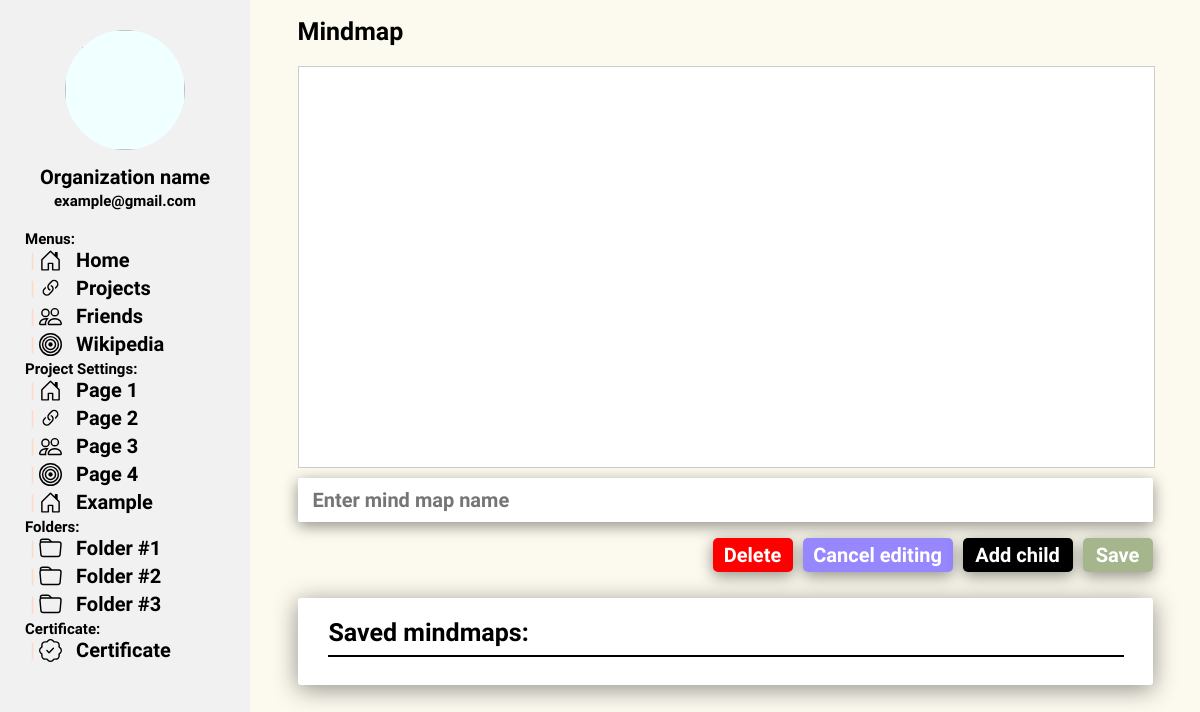
Before: /workspace/1/ with the older database file.
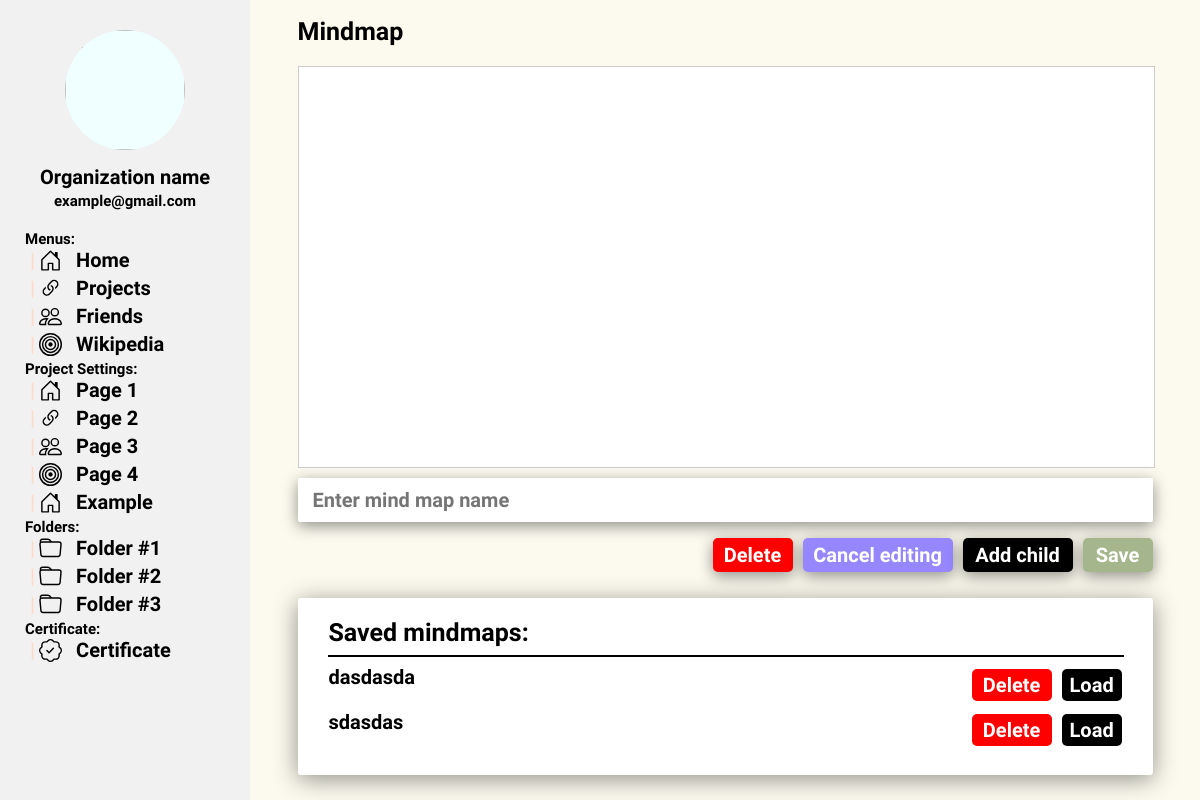
After: the same page with the newer database file.
### RCAPP/models.py (models this page shows, shortened)
class Mindmap(models.Model):
    name = models.CharField(max_length=255)
    data = models.TextField()
    research = models.ForeignKey(Project, on_delete=models.CASCADE, related_name="reasearchs_mindmap")

### RCAPP/views.py (the view)
# urls.py: path("workspace/<int:PID>/", views.workspace, name="workspace"),
def workspace(request, PID):
    project = Project.objects.filter(id=PID).first()
    if not project:
        return redirect('index')
    mindmaps = Mindmap.objects.filter(research=project)
    return render(request, "workspace.html", {
        "project_info": project,
        "mindmaps": mindmaps,
    })

### RCAPP/templates/workspace.html (shortened to what the changed rows need)
{% extends 'layout.html' %}
{% load static %}
{% block links %}
    <link rel="stylesheet" href="{% static 'css/workspace.css' %}">
{% endblock %}
{% block body %}
    <nav class="navbar" id="navbar">
        <div class="navbar-main-part" id="navbar-main-part">
            <div class="navbar-info">
                <h1 class="navbar-info-text normal-font">Organization name</h1>
                <h1 class="navbar-info-text small-font">example@gmail.com</h1>
            </div>
            <div class="navbar-navmenu">
                <h1 class="navbar-category small-font">Menus:</h1>
                <a href="" style="text-decoration: none; color: black;">
                    <div class="navbar-navs">
                        <h1 class="navbar-line" id="main_page_line">|</h1>
                        <h1 class="navbar-nav normal-font" id="main_page_text">Home</h1>
                    </div>
                </a>
                <a href="" style="text-decoration: none; color: black;">
                    <div class="navbar-navs">
                        <h1 class="navbar-line">|</h1>
                        <h1 class="navbar-nav normal-font">Projects</h1>
                    </div>
                </a>
                <a href="" style="text-decoration: none; color: black;">
                    <div class="navbar-navs">
                        <h1 class="navbar-line">|</h1>
                        <h1 class="navbar-nav normal-font">Friends</h1>
                    </div>
                </a>
                <a href="" style="text-decoration: none; color: black;">
                    <div class="navbar-navs">
                        <h1 class="navbar-line">|</h1>
                        <h1 class="navbar-nav normal-font">Wikipedia</h1>
                    </div>
                </a>
                <h1 class="navbar-category small-font">Project Settings:</h1>
                <a href="" style="text-decoration: none; color: black;">
                    <div class="navbar-navs">
                        <h1 class="navbar-line" id="main_page_line">|</h1>
                        <h1 class="navbar-nav normal-font" id="main_page_text">Page 1</h1>
                    </div>
                </a>
                <a href="" style="text-decoration: none; color: black;">
                    <div class="navbar-navs">
                        <h1 class="navbar-line">|</h1>
                        <h1 class="navbar-nav normal-font">Page 2</h1>
                    </div>
                </a>
                <a href="" style="text-decoration: none; color: black;">
                    <div class="navbar-navs">
                        <h1 class="navbar-line">|</h1>
                        <h1 class="navbar-nav normal-font">Page 3</h1>
                    </div>
                </a>
                <a href="" style="text-decoration: none; color: black;">
                    <div class="navbar-navs">
                        <h1 class="navbar-line">|</h1>
                        <h1 class="navbar-nav normal-font">Page 4</h1>
                    </div>
                </a>
                <a href="" style="text-decoration: none; color: black;">
                    <div class="navbar-navs">
                        <h1 class="navbar-line">|</h1>
                        <h1 class="navbar-nav normal-font">Example</h1>
                    </div>
                </a>
                <h1 class="navbar-category small-font">Folders:</h1>
                <a href="" style="text-decoration: none; color: black;">
                    <div class="navbar-navs">
                        <h1 class="navbar-line">|</h1>
                        <h1 class="navbar-nav normal-font">Folder #1</h1>
                    </div>
                </a>
                <a href="" style="text-decoration: none; color: black;">
                    <div class="navbar-navs">
                        <h1 class="navbar-line">|</h1>
                        <h1 class="navbar-nav normal-font">Folder #2</h1>
                    </div>
                </a>
                <a href="" style="text-decoration: none; color: black;">
                    <div class="navbar-navs">
                        <h1 class="navbar-line">|</h1>
                        <h1 class="navbar-nav normal-font">Folder #3</h1>
                    </div>
                </a>
                <h1 class="navbar-category small-font">Certificate:</h1>
                <a href="" style="text-decoration: none; color: black;">
                    <div class="navbar-navs">
                        <h1 class="navbar-line">|</h1>
                        <h1 class="navbar-nav normal-font">Certificate</h1>
                    </div>
                </a>
                <br>
            </div>
        </div>
    </nav>
    <div class="working_area">
        <div class="mm-div">
            <h1 class="mm-title-gen big-font" id="mm-name">Mindmap</h1>
            <div class="mm-loads">
                <h1 class="big-font mm-title">Saved mindmaps:</h1>
                <div id="mm-loads-id">
                    {% if mindmaps != 0 %}
                        {% for i in mindmaps %}
                            <div class="mm-saved-list" id="{{ i.pk }}">
                                <h1 class="normal-font mm-sl-title">{{ i.name }}</h1>
                                <div class="mm-sl-buttons">
                                    <button class="normal-font mm-sl-button-2" onclick="loadNote(`{{ i.name }}`, `{{ i.pk }}`)" id="mm-buttons">Load</button>
                                    <button class="normal-font mm-sl-button-3" onclick="deleteNode()" id="mm-buttons">Delete</button>
                                </div>
                            </div>
                        {% endfor %}
                    {% endif %}
                </div>
            </div>
            <br>
        </div>
    </div>
{% endblock %}

Changed rows visible on the page:
added Mindmap: name "dasdasda"
added Mindmap: name "sdasdas"
